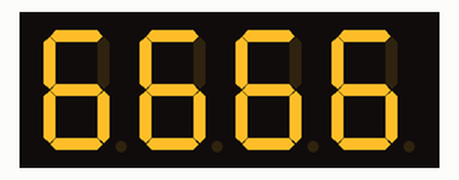
Recording of a sketch running on a simulated Arduino Uno, built with avr-gcc and run on an emulated ATmega328P. Parts: 4-digit seven-segment display. Wiring (inferred from the names in the program): 4-digit 7-segment display, segments lit when HIGH: segments pin 13, pin 12, pin 11, pin 10, pin 8, pin 7, pin 4; digit selects pin 6, pin 5, pin 3, pin 9. The segment pins are drawn as the display they are named for.

Above: at 0.26 s.
At 7.06 s:
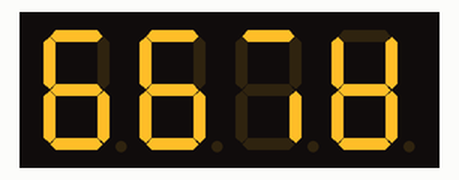
At 11.73 s:
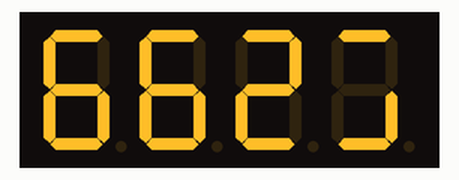
At 19.8 s:
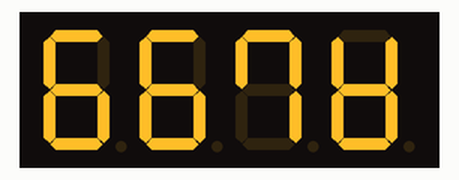
At 30.01 s:
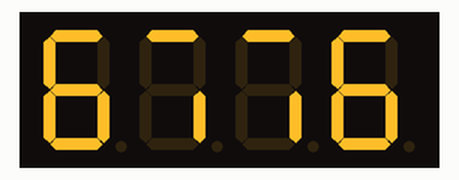
At 39.77 s:
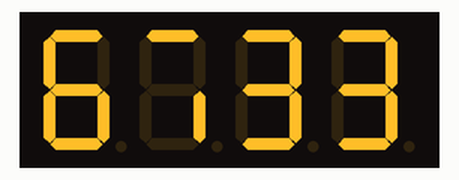

Measured:
- what the display in image 0 shows lasts 0.5 s, from 0.0 s to 0.5 s

The sketch:

klok.ino
```cpp
/*
 * IO mapping
 */
int digits[4] = {9, 3, 5, 6};
int segments[7] = {13, 12, 11, 10, 8, 7, 4};
int sevensegencoding[16][7] = {
  //  a     g      b    f     d     e     c
    {HIGH, LOW , HIGH, HIGH, HIGH, HIGH, HIGH}, // 0
    {HIGH, LOW , HIGH, LOW , LOW , LOW , LOW }, // 1
    {HIGH, HIGH, LOW , HIGH, HIGH, LOW , HIGH}, // 2
    {HIGH, HIGH, HIGH, HIGH, LOW , LOW , HIGH}, // 3
    {HIGH, HIGH, HIGH, LOW , LOW , HIGH, LOW }, // 4
    {LOW , HIGH, HIGH, HIGH, LOW , HIGH, HIGH}, // 5
    {LOW , HIGH, HIGH, HIGH, HIGH, HIGH, HIGH}, // 6
    {HIGH, LOW , HIGH, HIGH, LOW , LOW , LOW }, // 7
    {HIGH, HIGH, HIGH, HIGH, HIGH, HIGH, HIGH}, // 8
    {HIGH, HIGH, HIGH, HIGH, LOW , HIGH, HIGH}, // 9
    {HIGH, HIGH, HIGH, HIGH, HIGH, HIGH, LOW }, // 10
    {LOW , HIGH, HIGH, LOW , HIGH, HIGH, HIGH}, // 11
    {LOW , LOW , LOW , HIGH, HIGH, HIGH, HIGH}, // 12
    {HIGH, HIGH, HIGH, LOW , HIGH, LOW , HIGH}, // 13
    {LOW , HIGH, LOW , HIGH, HIGH, HIGH, HIGH}, // 14
    {LOW , HIGH, LOW , HIGH, HIGH, HIGH, LOW }  // 15
  };


/* show a value on a digit */
/*   a: digit
 *   b: value */
void show(int a, int b) {
  int i;
  for (i=0;i<4;i++) {
    if(i==a) {
      digitalWrite(digits[i], LOW);
    } else {
      digitalWrite(digits[i], HIGH);
    }
  }
  for (i=0;i<7;i++) {
    digitalWrite(segments[i], sevensegencoding[b][i]);
  }
}


void setup() {
  int i;

  for(i=0;i<4;i++)
    pinMode(digits[i], OUTPUT);

  for(i=0;i<7;i++)
    pinMode(segments[i], OUTPUT);
}


void loop() {
  int i, j, k, l;
  int d[4];

  for(i=0;i<24;i++){
    for(j=0;j<60;j++){
      d[0]= j % 10;
      d[1]= (j-d[0]) / 10;
      d[2]= i % 10;
      d[3]= (i-d[2]) / 10;

      for(k=0;k<100;k++) {
        for(l=0;l<4;l++) {
          show(l, d[l]);
          delay(1);
        }
      }
  }}
}
```
